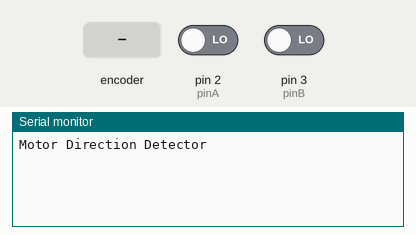
This sketch was run on a simulated Arduino Uno, built with avr-gcc and run on an emulated ATmega328P. Parts: the last lines printed to the serial monitor. The test bench sets the inputs (shaded band); at power-on: pin 2 (pinA) LOW, pin 3 (pinB) LOW.

Above: at 1.2 s.
1.3 s: rotary encoder on pin 2 (pinA) / pin 3 (pinB) turned 1 step (first pin leading)
At 1.56 s:
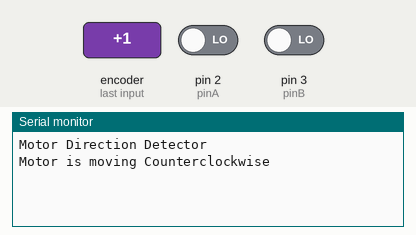
3.3 s: rotary encoder on pin 2 (pinA) / pin 3 (pinB) turned 2 steps (second pin leading)
At 3.56 s:
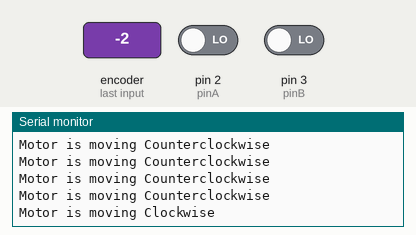

Measured:
- after the input at 1.3 s, the serial monitor: prints a new line after 0.10 s (image 1)
- after the input at 3.3 s, the serial monitor: prints a new line after 0.10 s (image 2)

The sketch:

URI_ROS2_Robot.ino
```cpp
const int pinA = 2; // Encoder signal A connected to pin 2
const int pinB = 3; // Encoder signal B connected to pin 3

volatile int encoderPos = 0;  // Variable to store encoder position
volatile int direction = 0;   // 1 for clockwise, -1 for counterclockwise

// Interrupt service routine for pin A
void ISR_A() {
  // Read the state of pin B to determine the direction
  if (digitalRead(pinB) == HIGH) {
    direction = 1; // Clockwise
  } else {
    direction = -1; // Counterclockwise
  }

  encoderPos += direction;  // Update the encoder position
}

void setup() {
  // Initialize the serial monitor for output
  Serial.begin(9600);

  // Set the encoder pins as input
  pinMode(pinA, INPUT);
  pinMode(pinB, INPUT);

  // Attach interrupts to detect changes in encoder signal A
  attachInterrupt(digitalPinToInterrupt(pinA), ISR_A, CHANGE);

  Serial.println("Motor Direction Detector");
}

void loop() {
  // Display the direction and position
  if (direction == 1) {
    Serial.println("Motor is moving Clockwise");
  } else if (direction == -1) {
    Serial.println("Motor is moving Counterclockwise");
  }
  delay(200);  // Delay for readability of the serial monitor
}
```
